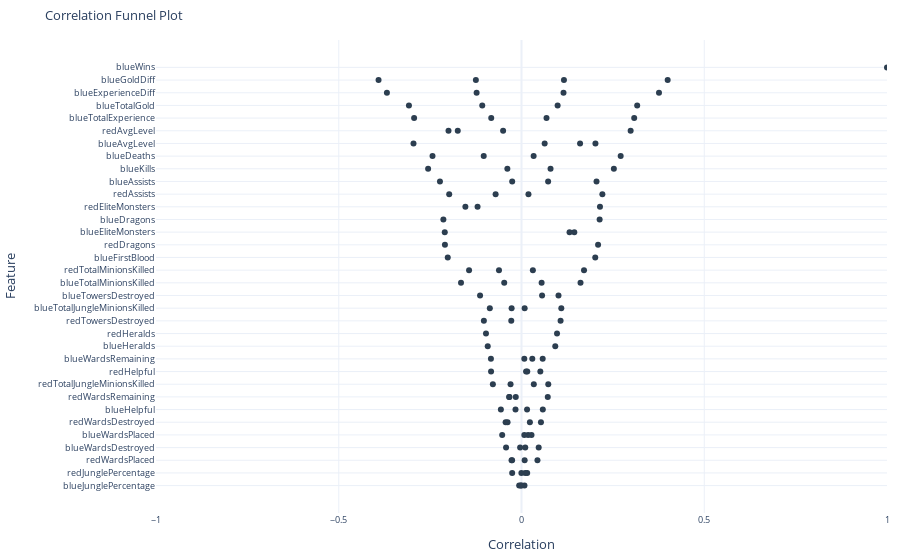

Source (notebook cell):
### Code cell
df_binarized = df.drop('blueWins',axis=1).binarize()
df_binarized['blueWins'] = df['blueWins']
df_corr = df_binarized.correlate(target='blueWins')
df_corr.plot_correlation_funnel()

### Figure 1 — Plotly figure (JSON) as saved in the notebook; plotly's stock layout.template omitted (floating-point values rounded to 4 significant figures)
{"data": [{"customdata": [[null], ["1596.0_11467.0"], ["-10830.0_-1585.5"], ["1212.0_8348.0"], ["-9333.0_-1290.5"], ["17459.0_23701.0"], ["18724.0_22224.0"], ["10730.0_15415.5"], ["4.8_6.8"], ["4.6_6.8"], ["10098.0_17168.0"], ["0.0_4.0"], ["0.0_4.0"], ["8.0_22.0"], ["8.0_22.0"], ["0.0_4.0"], ["0.0_4.0"], ["0"], ["1"], ["0"], ["0"], ["1"], ["0"], ["9.0_29.0"], ["7.2_8.0"], ["0"], ["1"], ["7.2_8.2"], ["9.0_28.0"], ["7.0_7.2"], ["107.0_203.0"], ["90.0_202.0"], ["232.0_283.0"], ["7.0_7.2"], ["1"], ["1"], ["233.0_289.0"], ["2"], ["-1585.5_14.0"], ["-1290.5_-28.0"], ["2"], ["14.0_1596.0"], ["-28.0_1212.0"], ["0"], ["56.0_92.0"], ["15415.5_16398.0"], ["0"], ["6.0_8.0"], ["1"], ["1"], ["16398.0_17459.0"], ["1"], ["0"], ["1"], ["0"], ["0.0_44.0"], ["4.0_12.0"], ["1.0_1.3"], ["17168.0_17951.0"], ["6.0_8.0"], ["57.0_92.0"], ["4.0_44.0"], ["6.0_9.0"], ["4.0_12.0"], ["6.0_9.0"], ["17951.0_18724.0"], ["6.8_7.0"], ["218.0_233.0"], ["1.0_1.3"], ["14.0_17.0"], ["0.0_0.8"], ["-OTHER"], ["218.0_232.0"], ["0.0_1.0"], ["5.0_14.0"], ["0.0_0.8"], ["6.8_7.0"], ["202.0_218.0"], ["4.0_27.0"], ["6.0_14.0"], ["2.0_4.0"], ["0.0_1.0"], ["4.0_6.0"], ["4.0_24.0"], ["14.0_17.0"], ["44.0_51.0"], ["4.0_6.0"], ["17.0_273.0"], ["203.0_218.0"], ["51.0_57.0"], ["17.0_249.0"], ["-OTHER"], ["16.0_20.0"], ["20.0_276.0"], ["44.0_50.0"], ["16.0_20.0"], ["0.2_0.2"], ["4.0_6.0"], ["1.0_2.0"], ["4.0_6.0"], ["20.0_250.0"], ["1.3_3.2"], ["1.3_3.0"], ["12.0_14.0"], ["0.0_0.2"], ["0.8_1.0"], ["0.8_1.0"], ["3.0_4.0"], ["0.3_0.5"], ["14.0_16.0"], ["50.0_56.0"], ["0.3_0.5"], ["12.0_14.0"], ["14.0_16.0"], ["0.2_0.2"], ["1.0_3.0"], ["0.0_0.2"], ["0.2_0.3"], ["0.2_0.3"]], "hoverlabel": {"font": {"size": 8.8}}, "hovertemplate": "correlation=%{x:.3f}<br>feature=%{y}<br>bin=%{customdata[0]}<extra></extra>", "legendgroup": "", "marker": {"color": "#2c3e50", "opacity": 1, "symbol": "circle"}, "mode": "markers", "name": "", "orientation": "h", "showlegend": false, "text": [null, "1596.0_11467.0", "-10830.0_-1585.5", "1212.0_8348.0", "-9333.0_-1290.5", "17459.0_23701.0", "18724.0_22224.0", "10730.0_15415.5", "4.8_6.8", "4.6_6.8", "10098.0_17168.0", "0.0_4.0", "0.0_4.0", "8.0_22.0", "8.0_22.0", "0.0_4.0", "0.0_4.0", "0", "1", "0", "0", "1", "0", "9.0_29.0", "7.2_8.0", "0", "1", "7.2_8.2", "9.0_28.0", "7.0_7.2", "107.0_203.0", "90.0_202.0", "232.0_283.0", "7.0_7.2", "1", "1", "233.0_289.0", "2", "-1585.5_14.0", "-1290.5_-28.0", "2", "14.0_1596.0", "-28.0_1212.0", "0", "56.0_92.0", "15415.5_16398.0", "0", "6.0_8.0", "1", "1", "16398.0_17459.0", "1", "0", "1", "0", "0.0_44.0", "4.0_12.0", "1.0_1.3", "17168.0_17951.0", "6.0_8.0", "57.0_92.0", "4.0_44.0", "6.0_9.0", "4.0_12.0", "6.0_9.0", "17951.0_18724.0", "6.8_7.0", "218.0_233.0", "1.0_1.3", "14.0_17.0", "0.0_0.8", "-OTHER", "218.0_232.0", "0.0_1.0", "5.0_14.0", "0.0_0.8", "6.8_7.0", "202.0_218.0", "4.0_27.0", "6.0_14.0", "2.0_4.0", "0.0_1.0", "4.0_6.0", "4.0_24.0", "14.0_17.0", "44.0_51.0", "4.0_6.0", "17.0_273.0", "203.0_218.0", "51.0_57.0", "17.0_249.0", "-OTHER", "16.0_20.0", "20.0_276.0", "44.0_50.0", "16.0_20.0", "0.2_0.2", "4.0_6.0", "1.0_2.0", "4.0_6.0", "20.0_250.0", "1.3_3.2", "1.3_3.0", "12.0_14.0", "0.0_0.2", "0.8_1.0", "0.8_1.0", "3.0_4.0", "0.3_0.5", "14.0_16.0", "50.0_56.0", "0.3_0.5", "12.0_14.0", "14.0_16.0", "0.2_0.2", "1.0_3.0", "0.0_0.2", "0.2_0.3", "0.2_0.3"], "type": "scatter", "x": [1, 0.3999, -0.3911, 0.3762, -0.3682, 0.3165, 0.3084, -0.3079, 0.2986, -0.2955, -0.2938, 0.2714, -0.2555, 0.2527, -0.2435, -0.2231, 0.2213, 0.2147, 0.2138, -0.2138, -0.21, -0.2095, 0.2095, 0.2053, 0.2023, -0.2018, 0.2018, -0.1997, -0.1978, -0.1744, 0.1711, -0.1655, 0.1615, 0.1603, -0.1535, 0.1444, -0.1435, 0.1314, -0.1249, -0.1228, -0.1202, 0.1162, 0.1149, -0.1133, 0.1089, -0.1074, 0.1069, -0.1034, -0.1029, 0.1012, 0.09882, -0.09717, 0.09717, 0.09238, -0.09238, -0.08664, -0.08363, -0.08326, -0.08282, 0.07945, -0.07835, 0.07324, 0.0729, 0.07191, -0.07084, 0.06843, 0.06336, -0.06162, 0.05829, 0.05797, -0.05638, 0.05634, 0.05506, 0.05322, -0.05284, 0.05155, -0.05033, -0.04727, 0.04703, 0.04366, -0.04345, -0.04221, -0.03872, -0.03814, -0.03379, 0.03369, 0.03321, -0.03296, 0.0311, -0.02997, 0.02954, -0.02796, 0.02738, -0.02724, -0.02704, -0.02571, -0.02552, -0.02547, 0.02298, 0.01903, 0.01804, -0.01639, 0.01582, -0.01567, 0.0156, 0.01527, 0.01253, 0.01033, 0.01023, 0.008629, 0.008614, 0.008123, 0.007663, 0.007655, -0.006367, -0.003741, -0.001928, -0.000294, 0.0001737], "xaxis": "x", "y": ["blueWins", "blueGoldDiff", "blueGoldDiff", "blueExperienceDiff", "blueExperienceDiff", "blueTotalGold", "blueTotalExperience", "blueTotalGold", "redAvgLevel", "blueAvgLevel", "blueTotalExperience", "blueDeaths", "blueKills", "blueKills", "blueDeaths", "blueAssists", "redAssists", "redEliteMonsters", "blueDragons", "blueDragons", "blueEliteMonsters", "redDragons", "redDragons", "blueAssists", "blueAvgLevel", "blueFirstBlood", "blueFirstBlood", "redAvgLevel", "redAssists", "redAvgLevel", "redTotalMinionsKilled", "blueTotalMinionsKilled", "blueTotalMinionsKilled", "blueAvgLevel", "redEliteMonsters", "blueEliteMonsters", "redTotalMinionsKilled", "blueEliteMonsters", "blueGoldDiff", "blueExperienceDiff", "redEliteMonsters", "blueGoldDiff", "blueExperienceDiff", "blueTowersDestroyed", "blueTotalJungleMinionsKilled", "blueTotalGold", "redTowersDestroyed", "blueDeaths", "redTowersDestroyed", "blueTowersDestroyed", "blueTotalGold", "redHeralds", "redHeralds", "blueHeralds", "blueHeralds", "blueTotalJungleMinionsKilled", "blueWardsRemaining", "redHelpful", "blueTotalExperience", "blueKills", "redTotalJungleMinionsKilled", "redTotalJungleMinionsKilled", "blueAssists", "redWardsRemaining", "redAssists", "blueTotalExperience", "blueAvgLevel", "redTotalMinionsKilled", "blueHelpful", "blueWardsRemaining", "blueHelpful", "blueTowersDestroyed", "blueTotalMinionsKilled", "redWardsDestroyed", "blueWardsPlaced", "redHelpful", "redAvgLevel", "blueTotalMinionsKilled", "blueWardsDestroyed", "redWardsPlaced", "redWardsDestroyed", "blueWardsDestroyed", "blueKills", "redWardsDestroyed", "redWardsRemaining", "redTotalJungleMinionsKilled", "blueDeaths", "redWardsRemaining", "redTotalMinionsKilled", "redTotalJungleMinionsKilled", "blueWardsRemaining", "redTowersDestroyed", "blueWardsPlaced", "redWardsPlaced", "blueTotalJungleMinionsKilled", "redWardsPlaced", "redJunglePercentage", "blueAssists", "redWardsDestroyed", "redAssists", "blueWardsPlaced", "blueHelpful", "redHelpful", "redWardsRemaining", "redJunglePercentage", "blueHelpful", "redHelpful", "blueWardsDestroyed", "redJunglePercentage", "redWardsPlaced", "blueTotalJungleMinionsKilled", "blueJunglePercentage", "blueWardsRemaining", "blueWardsPlaced", "blueJunglePercentage", "blueWardsDestroyed", "blueJunglePercentage", "redJunglePercentage", "blueJunglePercentage"], "yaxis": "y"}], "layout": {"autosize": true, "font": {"size": 11}, "legend": {"font": {"size": 8.8}, "title": {"font": {"size": 8.8}}, "tracegroupgap": 0}, "margin": {"b": 40, "l": 10, "r": 10, "t": 40}, "showlegend": false, "title": {"font": {"size": 13.2}, "text": "Correlation Funnel Plot"}, "xaxis": {"anchor": "y", "domain": [0, 1], "range": [-1, 1], "showticklabels": true, "tickfont": {"size": 8.8}, "title": {"text": "Correlation"}, "visible": true}, "yaxis": {"anchor": "x", "autorange": "reversed", "domain": [0, 1], "tickfont": {"size": 8.8}, "title": {"text": "Feature"}}}}
